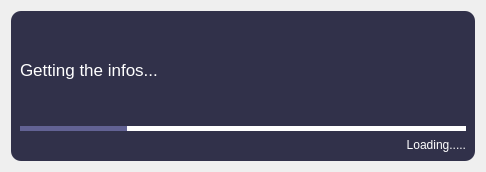
<?xml version="1.0" encoding="UTF-8"?>
<ui version="4.0">
 <class>LoadingWindow</class>
 <widget class="QDialog" name="LoadingWindow">
  <property name="geometry">
   <rect>
    <x>0</x>
    <y>0</y>
    <width>486</width>
    <height>172</height>
   </rect>
  </property>
  <property name="windowTitle">
   <string>Dialog</string>
  </property>
  <property name="styleSheet">
   <string notr="true"/>
  </property>
  <layout class="QVBoxLayout" name="verticalLayout">
   <item>
    <widget class="QFrame" name="frame_loading">
     <property name="styleSheet">
      <string notr="true">* {
border: 0;
color: white;
}

QFrame  {
	background-color: rgb(49, 49, 74);
   border-radius: 10px;
}

QProgressBar {
max-height: 5px;
border: 0;
color: transparent;
}

QProgressBar::chunk {
background-color:rgb(98, 98, 148) ;
}</string>
     </property>
     <property name="frameShape">
      <enum>QFrame::StyledPanel</enum>
     </property>
     <property name="frameShadow">
      <enum>QFrame::Raised</enum>
     </property>
     <layout class="QVBoxLayout" name="verticalLayout_2">
      <item>
       <widget class="QLabel" name="label_info_loading">
        <property name="minimumSize">
         <size>
          <width>0</width>
          <height>100</height>
         </size>
        </property>
        <property name="font">
         <font>
          <pointsize>13</pointsize>
         </font>
        </property>
        <property name="styleSheet">
         <string notr="true">min-height:: 100px;</string>
        </property>
        <property name="text">
         <string>Getting the infos...</string>
        </property>
       </widget>
      </item>
      <item>
       <widget class="QProgressBar" name="progress_bar_loading">
        <property name="value">
         <number>24</number>
        </property>
       </widget>
      </item>
      <item>
       <widget class="QLabel" name="label_loading">
        <property name="text">
         <string>Loading.....</string>
        </property>
        <property name="alignment">
         <set>Qt::AlignRight|Qt::AlignTrailing|Qt::AlignVCenter</set>
        </property>
       </widget>
      </item>
     </layout>
    </widget>
   </item>
  </layout>
 </widget>
 <resources/>
 <connections/>
</ui>
